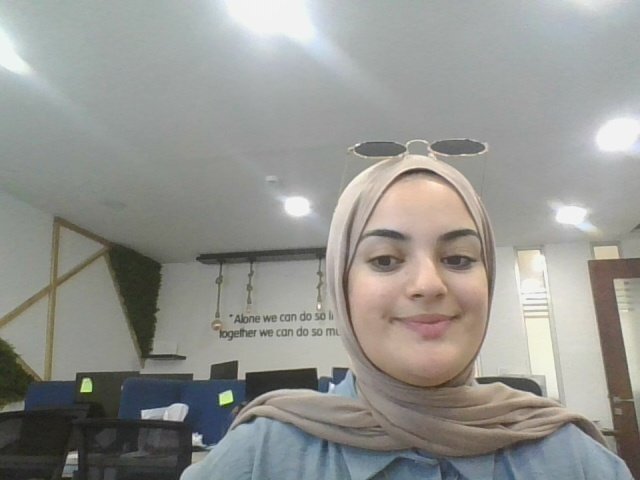
#> input picture face-recognition-task02/dataset/Layan/image_001.jpg, 640 x 480 px, given in place of the camera
$ python collect_dataset.py
#> lines starting #> are read from the running program, lines starting #| are printed output that depends on the picture; after the words box and inside, x2 and y2 are one past the last pixel; in counts of white or black regions, pixels touching at a corner belong together
import cv2
import os

def collect_images():
    # 1. Ask for the participant name (Open-ended for any person!)
    name = input("Enter the person's name: ").strip().lower()
#> the answer given: ../face-recognition-task02/dataset/Layan/image_001.jpg
    if not name:
        print("Error: Name cannot be empty!")
        return

    # Create directory if it doesn't exist
    save_dir = os.path.join("dataset", name)
    os.makedirs(save_dir, exist_ok=True)

    # 2. Initialize Camera
    cap = cv2.VideoCapture(0)
    if not cap.isOpened():
        print("Error: Could not open webcam!")
        return

    # Load Haar Cascade face detector for visual feedback
    face_cascade_path = cv2.data.haarcascades + 'haarcascade_frontalface_default.xml'
    face_cascade = cv2.CascadeClassifier(face_cascade_path)

    print(f"\n--- 📸 Dataset Collection for '{name}' 📸 ---")
    print("1. Press 's' (Save) to capture and save an image.")
    print("2. Change face angles (left/right, up/down), expressions, lighting, and distance.")
    print("3. Press 'q' (Quit) when you are done.")
    print("---------------------------------------------\n")

    count = 0
    # Determine the starting number to avoid overwriting existing images
    existing_files = [f for f in os.listdir(save_dir) if f.endswith('.jpg')]
    if existing_files:
        numbers = [int(f.split('_')[-1].split('.')[0]) for f in existing_files if '_' in f]
        if numbers:
            count = max(numbers)

    while True:
        ret, frame = cap.read()
#> frame is the input picture: shape (480, 640, 3); mean B, G, R 143.8, 148.3, 148.1
        if not ret:
            print("Error: Failed to read frame from webcam!")
            break

        # Create a copy for displaying bounding boxes
        display_frame = frame.copy()
        gray = cv2.cvtColor(frame, cv2.COLOR_BGR2GRAY)
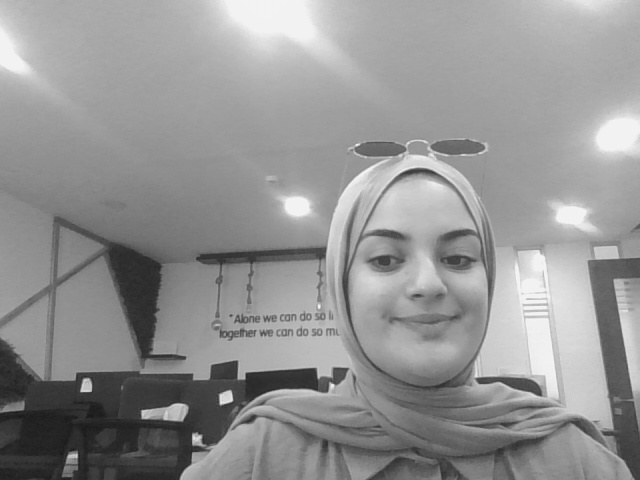
#> gray: shape (480, 640); min 23, max 249, mean 147.7

        # Detect faces for visual guide
        faces = face_cascade.detectMultiScale(gray, scaleFactor=1.1, minNeighbors=5, minSize=(100, 100))
#> faces = [[490, 233, 103, 103], [321, 174, 205, 205]]

        for (x, y, w, h) in faces:
            # Draw green bounding box
            cv2.rectangle(display_frame, (x, y), (x+w, y+h), (0, 255, 0), 2)
#> this loop made 2 passes
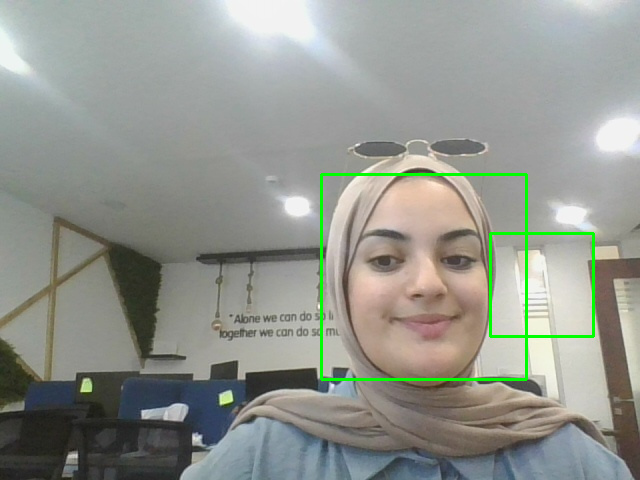
#> display_frame: shape (480, 640, 3); 1.19% of pixels changed, all inside (x1, y1, x2, y2) = (320, 173, 595, 381)

        # Overlay image counter
        cv2.putText(display_frame, f"Saved: {count} images", (10, 30),
                    cv2.FONT_HERSHEY_SIMPLEX, 0.7, (0, 255, 255), 2)
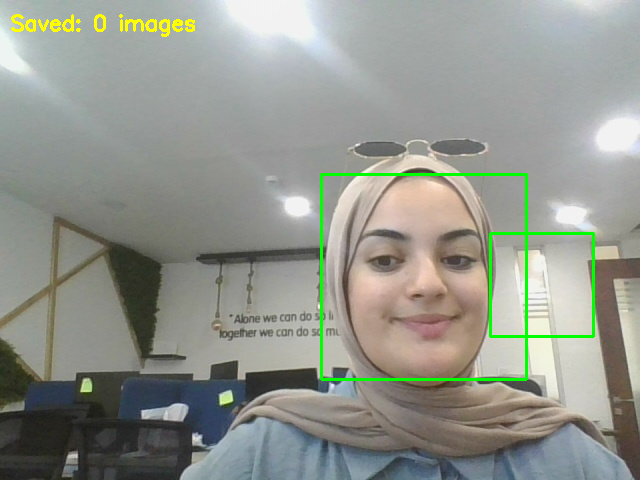
#> display_frame: shape (480, 640, 3); 0.41% of pixels changed, all inside (x1, y1, x2, y2) = (11, 14, 195, 37)
        cv2.imshow("Dataset Collection - Press 's' to Save, 'q' to Quit", display_frame)

        key = cv2.waitKey(1) & 0xFF
#> (key q is pressed here)

        # Save the original frame (without the green bounding box) when 's' is pressed
        if key == ord('s'):
            count += 1
            img_name = f"image_{count:03d}.jpg"
            img_path = os.path.join(save_dir, img_name)

            cv2.imwrite(img_path, frame)
            print(f"✅ Saved: {img_path}")

        elif key == ord('q'):
            break

    cap.release()
    cv2.destroyAllWindows()
    print(f"\n🎉 Finished! Total saved images for '{name}': {count}")

if __name__ == "__main__":
    collect_images()

$ run again, on face-recognition-task02/dataset/Layan/image_003.jpg
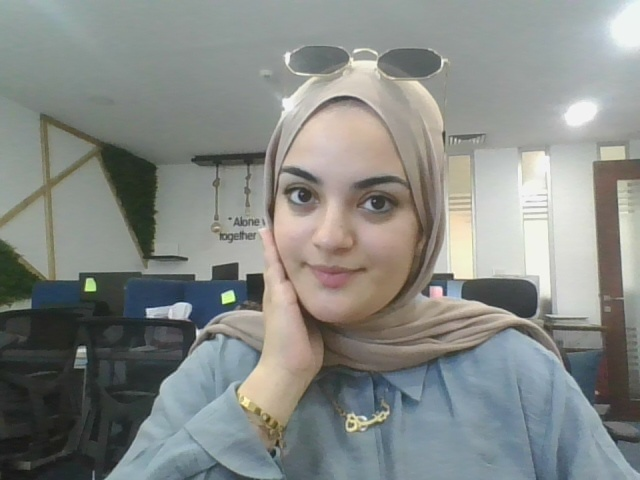
#> input picture face-recognition-task02/dataset/Layan/image_003.jpg, 640 x 480 px, given in place of the camera
#> in collect_images, frame is the input picture: shape (480, 640, 3); mean B, G, R 133.8, 137.4, 133.9
#> faces = [[230, 116, 215, 215]]
#> the loop in collect_images, `for (x, y, w, h) in faces:` made 1 pass
#> after the loop in collect_images, `for (x, y, w, h) in faces:`:
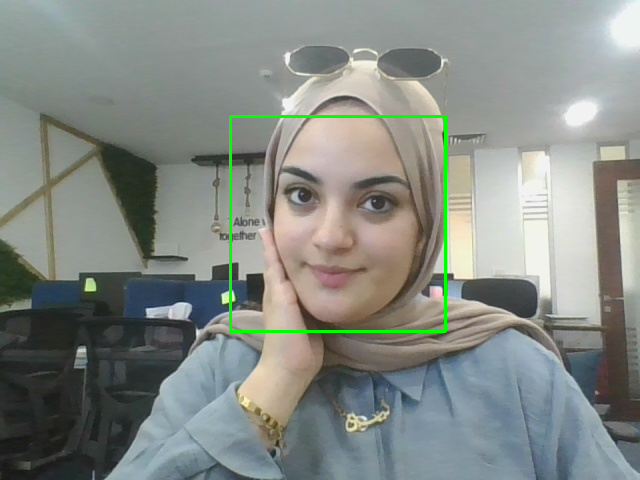
#> display_frame: shape (480, 640, 3); 0.84% of pixels changed, all inside (x1, y1, x2, y2) = (229, 115, 447, 333)
#> in collect_images, `cv2.putText(display_frame, f"Saved: {count} images", (10, 30), cv2.FON..`:
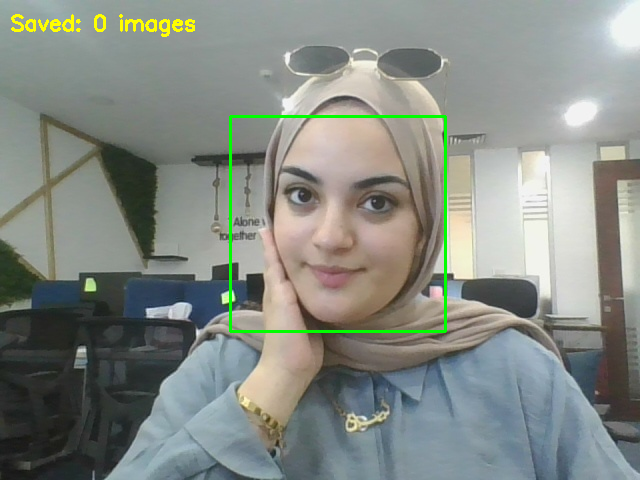
#> display_frame: shape (480, 640, 3); 0.41% of pixels changed, all inside (x1, y1, x2, y2) = (11, 14, 195, 37)

$ run again, on face-recognition-task02/dataset/Layan/image_004.jpg
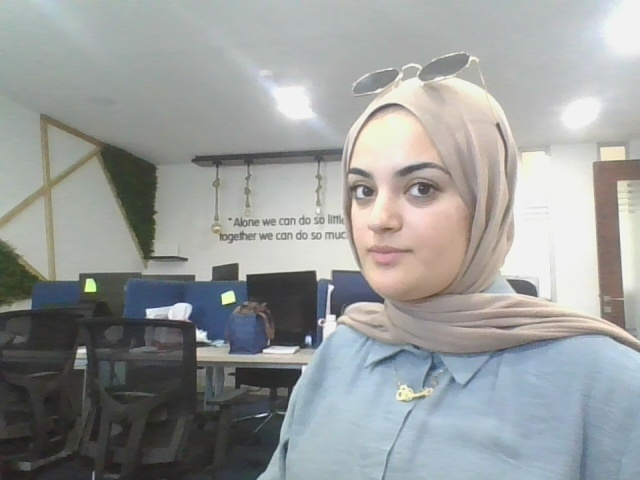
#> input picture face-recognition-task02/dataset/Layan/image_004.jpg, 640 x 480 px, given in place of the camera
#> in collect_images, frame is the input picture: shape (480, 640, 3); mean B, G, R 154.3, 155.4, 152.4
#> in collect_images, `gray = cv2.cvtColor(frame, cv2.COLOR_BGR2GRAY)`:
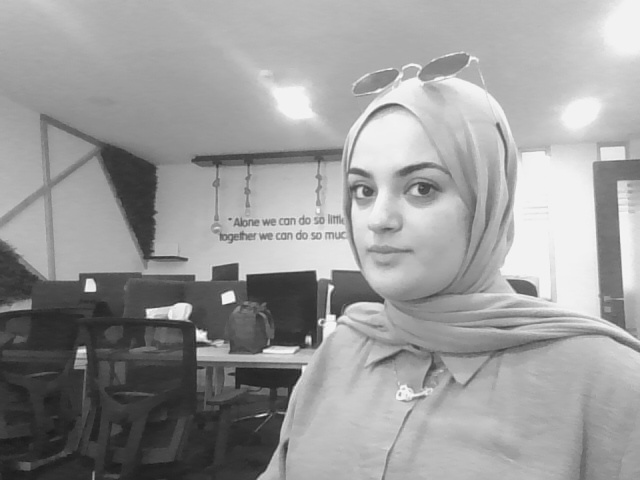
#> gray: shape (480, 640); min 26, max 254, mean 154.4
#> faces = [[313, 126, 159, 159]]
#> the loop in collect_images, `for (x, y, w, h) in faces:` made 1 pass
#> in collect_images, `cv2.putText(display_frame, f"Saved: {count} images", (10, 30), cv2.FON..`:
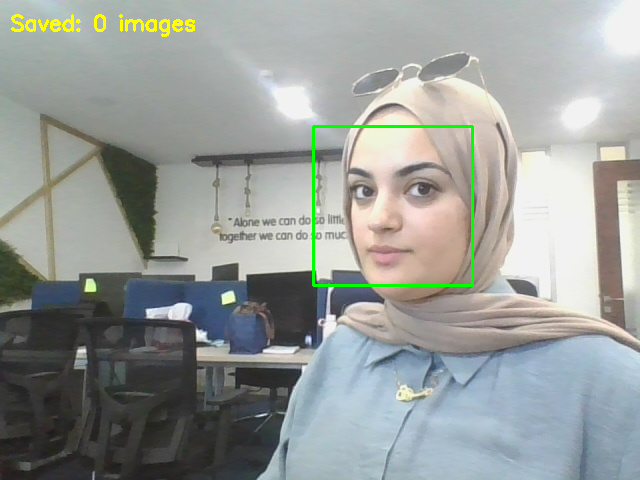
#> display_frame: shape (480, 640, 3); mean B, G, R 152.6, 156.2, 151.7
